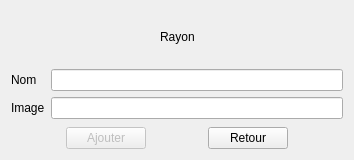
<?xml version="1.0" encoding="UTF-8"?>
<ui version="4.0">
 <class>DialogRayon</class>
 <widget class="QDialog" name="DialogRayon">
  <property name="geometry">
   <rect>
    <x>0</x>
    <y>0</y>
    <width>354</width>
    <height>160</height>
   </rect>
  </property>
  <property name="windowTitle">
   <string>Ajout d'un rayon</string>
  </property>
  <layout class="QVBoxLayout" name="verticalLayout">
   <item>
    <layout class="QHBoxLayout" name="horizontalLayout_2">
     <item>
      <spacer name="horizontalSpacer">
       <property name="orientation">
        <enum>Qt::Horizontal</enum>
       </property>
       <property name="sizeHint" stdset="0">
        <size>
         <width>40</width>
         <height>20</height>
        </size>
       </property>
      </spacer>
     </item>
     <item>
      <widget class="QLabel" name="label_3">
       <property name="text">
        <string>Rayon</string>
       </property>
      </widget>
     </item>
     <item>
      <spacer name="horizontalSpacer_2">
       <property name="orientation">
        <enum>Qt::Horizontal</enum>
       </property>
       <property name="sizeHint" stdset="0">
        <size>
         <width>40</width>
         <height>20</height>
        </size>
       </property>
      </spacer>
     </item>
    </layout>
   </item>
   <item>
    <layout class="QFormLayout" name="formLayout">
     <item row="0" column="0">
      <widget class="QLabel" name="label">
       <property name="text">
        <string>Nom</string>
       </property>
      </widget>
     </item>
     <item row="0" column="1">
      <widget class="QLineEdit" name="lineEditNom"/>
     </item>
     <item row="1" column="0">
      <widget class="QLabel" name="label_2">
       <property name="text">
        <string>Image</string>
       </property>
      </widget>
     </item>
     <item row="1" column="1">
      <widget class="QLineEdit" name="lineEditImage"/>
     </item>
    </layout>
   </item>
   <item>
    <layout class="QHBoxLayout" name="horizontalLayout">
     <item>
      <spacer name="horizontalSpacer_3">
       <property name="orientation">
        <enum>Qt::Horizontal</enum>
       </property>
       <property name="sizeHint" stdset="0">
        <size>
         <width>40</width>
         <height>20</height>
        </size>
       </property>
      </spacer>
     </item>
     <item>
      <widget class="QPushButton" name="pushButtonAjouter">
       <property name="enabled">
        <bool>false</bool>
       </property>
       <property name="text">
        <string>Ajouter</string>
       </property>
       <property name="icon">
        <iconset resource="icons.qrc">
         <normaloff>:/usr/share/icons/Adwaita/16x16/emblems/emblem-default.png</normaloff>:/usr/share/icons/Adwaita/16x16/emblems/emblem-default.png</iconset>
       </property>
      </widget>
     </item>
     <item>
      <spacer name="horizontalSpacer_4">
       <property name="orientation">
        <enum>Qt::Horizontal</enum>
       </property>
       <property name="sizeHint" stdset="0">
        <size>
         <width>40</width>
         <height>20</height>
        </size>
       </property>
      </spacer>
     </item>
     <item>
      <widget class="QPushButton" name="pushButtonRetour">
       <property name="text">
        <string>Retour</string>
       </property>
       <property name="icon">
        <iconset resource="icons.qrc">
         <normaloff>:/usr/share/icons/Adwaita/16x16/actions/edit-delete.png</normaloff>:/usr/share/icons/Adwaita/16x16/actions/edit-delete.png</iconset>
       </property>
      </widget>
     </item>
     <item>
      <spacer name="horizontalSpacer_5">
       <property name="orientation">
        <enum>Qt::Horizontal</enum>
       </property>
       <property name="sizeHint" stdset="0">
        <size>
         <width>40</width>
         <height>20</height>
        </size>
       </property>
      </spacer>
     </item>
    </layout>
   </item>
  </layout>
 </widget>
 <resources>
  <include location="icons.qrc"/>
 </resources>
 <connections/>
</ui>
